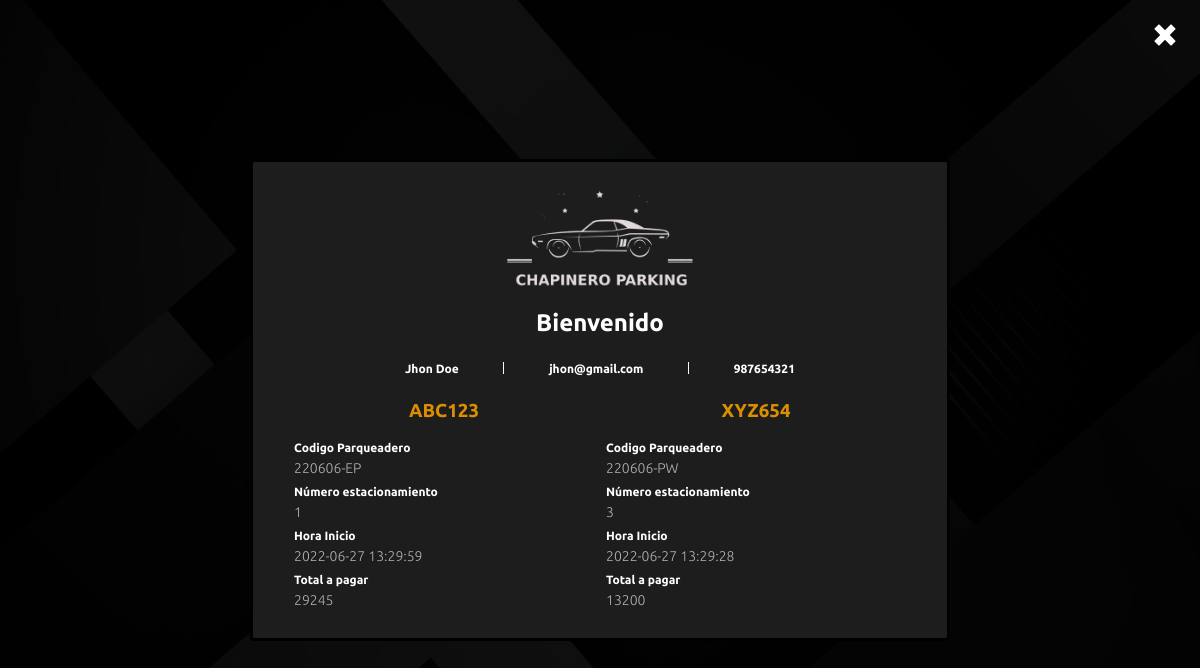
/user-info.php?identificacion=990756 (signed in), run on the app's committed database.
### tables this page shows
CREATE TABLE `usuarios` (
  `identificacion` varchar(100) NOT NULL,
  `nombre` varchar(100) DEFAULT NULL,
  `correo` varchar(100) DEFAULT NULL,
  `contrasena` varchar(100) DEFAULT NULL,
  `telefono` varchar(100) DEFAULT NULL,
  `tipo_usuario` varchar(100) DEFAULT NULL
);

CREATE TABLE `vehiculo` (
  `codigo_vehiculo` varchar(100) NOT NULL,
  `codigo_usuario` varchar(100) DEFAULT NULL,
  `tipo_vehiculo` varchar(100) DEFAULT NULL,
  `marca` varchar(100) DEFAULT NULL,
  `contrato_mensual` varchar(100) DEFAULT NULL
);

CREATE TABLE `estacionamiento` (
  `codigo_estacionamiento` varchar(100) NOT NULL,
  `codigo_piso` varchar(100) DEFAULT NULL,
  `codigo_parqueadero` varchar(100) DEFAULT NULL,
  `numero_estacionamiento` varchar(100) DEFAULT NULL,
  `tipo_vehiculo` varchar(100) DEFAULT NULL,
  `estado` varchar(100) DEFAULT NULL,
  `costo_minuto` varchar(100) DEFAULT NULL,
  `costo_hora` varchar(100) DEFAULT NULL,
  `costo_dia` varchar(100) DEFAULT NULL,
  `costo_mes` varchar(100) DEFAULT NULL,
  `hora_inicio` varchar(100) DEFAULT NULL,
  `codigo_vehiculo` varchar(100) DEFAULT NULL
);

### user-info.php (the view, shortened to what this page needs)
<?php
$codigoUsuario = $_GET['identificacion'];
include_once 'model/conexion.php';
$sentenciaUsuarios = $bd->prepare("select * from usuarios where identificacion = ?;");
$sentenciaUsuarios->execute([$codigoUsuario]);
$Usuarios = $sentenciaUsuarios->fetch(PDO::FETCH_OBJ);
?>
<?php
$sentenciaVehiculo  = $bd->prepare("select * from vehiculo where codigo_usuario = ?;");
$sentenciaVehiculo->execute([$codigoUsuario]);
$Vehiculo  = $sentenciaVehiculo->fetchAll(PDO::FETCH_OBJ);
?>
<!doctype html>
<html lang="es">
<head>
    <link rel="stylesheet" href="public/style/style.css?<?php echo rand(); ?>">
</head>
<body class="info-usuario-cp">
<a class="regresar" href="controller/login/cerrar.php"><img src="public/img/x.svg" alt="cerrar"></a>
    <section class="contenedor-info-user">
        <img class="logo" src="public/img/logo-chapinero-parking.png" alt="">
        <h2>Bienvenido</h2>
        <div class="datos-usuario">
            <p><?php echo $Usuarios->nombre; ?></p>
            <p><?php echo $Usuarios->correo; ?></p>
            <p><?php echo $Usuarios->telefono; ?></p>
        </div>
        <div class="vehiculos-for">
            <?php
                foreach ($Vehiculo as $datoVehiculo) {
                    $sentenciaEstacionamiento  = $bd->prepare("select * from estacionamiento where codigo_vehiculo = ?;");
                    $sentenciaEstacionamiento->execute([$datoVehiculo->codigo_vehiculo]);
                    $Estacionamiento  = $sentenciaEstacionamiento->fetch(PDO::FETCH_OBJ);
                    $fechaInicio = $Estacionamiento->hora_inicio;
                    $fechaFin = date('Y-m-d H:i:s', time());
                    $date1 = new DateTime($fechaInicio);
                    $date2 = new DateTime($fechaFin);
                    $diff = $date1->diff($date2);
                    $cobroMinuto = $diff->i;
                    $cobroHora = $diff->h;
                    $cobroDia = $diff->d;
                    $cobroEstacionamiento = ($cobroMinuto * $Estacionamiento->costo_minuto) + ($cobroHora * $Estacionamiento->costo_hora);
                    if (($cobroDia >= "1")) {
                        $cobroEstacionamiento = ($cobroDia * $Estacionamiento->costo_dia) + $cobroEstacionamiento;
                    }
            ?>
            <div class="un-vehiculo">
                <h3><?php echo $datoVehiculo->codigo_vehiculo; ?></h3>
                <label for="">Codigo Parqueadero</label>
                <p><?php echo $Estacionamiento->codigo_parqueadero; ?></p>
                <label for="">Número estacionamiento</label>
                <p><?php echo $Estacionamiento->numero_estacionamiento; ?></p>
                <label for="">Hora Inicio</label>
                <p><?php echo $Estacionamiento->hora_inicio; ?></p>
                <label for="">Total a pagar</label>
                <p><?php echo $cobroEstacionamiento; ?></p>
            </div>
            <?php
                }
            ?>
        </div>
    </section>
</body>
</html>

### public/style/style.css (style rules this page uses)
* { margin: 0; font-family: 'Ubuntu', sans-serif; color: #fff; }
body { background: url("../img/fondo-login.jpg") no-repeat center/cover; min-height: 100vh; }
body:before { content: ""; width: 100%; height: 100%; min-height: 100vh; position: absolute; background-color: rgba(0, 0, 0, 0.9); z-index: -1; top: 0; left: 0; }
body.info-usuario-cp { display: -webkit-box; display: -ms-flexbox; display: flex; -webkit-box-pack: center; -ms-flex-pack: center; justify-content: center; -webkit-box-align: center; -ms-flex-align: center; align-items: center; }
body.info-usuario-cp .contenedor-info-user { max-width: 700px; width: calc(100% - 30px); border: solid 3px #000; border-radius: 4px; background-color: #1d1d1d; margin: 15px; padding: 25px 35px; text-align: center; -webkit-box-sizing: border-box; box-sizing: border-box; }
body.info-usuario-cp .contenedor-info-user .logo { max-width: 200px; width: 100%; height: auto; display: -webkit-box; display: -ms-flexbox; display: flex; margin: 0 auto 10px; }
body.info-usuario-cp .contenedor-info-user h2 { font-weight: 700; margin-top: 15px; }
body.info-usuario-cp .contenedor-info-user .datos-usuario { display: -webkit-box; display: -ms-flexbox; display: flex; width: 100%; -webkit-box-pack: justify; -ms-flex-pack: justify; justify-content: space-between; margin: 25px auto 10px; max-width: 400px; }
body.info-usuario-cp .contenedor-info-user .datos-usuario p { color: #fff; font-size: 12px; padding: 0 5px; text-align: center; font-weight: 700; }
body.info-usuario-cp .contenedor-info-user .vehiculos-for { text-align: left; display: -webkit-box; display: -ms-flexbox; display: flex; -ms-flex-wrap: wrap; flex-wrap: wrap; -webkit-box-pack: justify; -ms-flex-pack: justify; justify-content: space-between; }
body.info-usuario-cp .contenedor-info-user .vehiculos-for .un-vehiculo { margin: 0 auto; width: 300px; }
body.info-usuario-cp .contenedor-info-user .vehiculos-for h3 { color: #da8f03; text-align: center; margin: 15px; }
body.info-usuario-cp .contenedor-info-user .vehiculos-for p { text-align: left; color: #b2b1b1; font-size: 14px; font-weight: 300; margin: 5px 0; }
body.info-usuario-cp .contenedor-info-user .vehiculos-for label { text-align: left; color: #fff; font-size: 12px; font-weight: 700; margin: 10px 0; }

### user-info.php (style rules this page uses)
.regresar { position: fixed; top: 20px; right: 20px; display: block; width: 30px; height: 30px; z-index: 10; }
.regresar img { width: 100%; height: 100%; -o-object-fit: cover; object-fit: cover; }

### data on the page
usuarios: nombre "Jhon Doe", correo "jhon@gmail.com", telefono "987654321"
vehiculo: codigo_vehiculo "ABC123", estacionamiento.codigo_parqueadero "220606-EP", estacionamiento.numero_estacionamiento "1", estacionamiento.hora_inicio "2022-06-27 13:29:59", cobroEstacionamiento "29245"
vehiculo: codigo_vehiculo "XYZ654", estacionamiento.codigo_parqueadero "220606-PW", estacionamiento.numero_estacionamiento "3", estacionamiento.hora_inicio "2022-06-27 13:29:28", cobroEstacionamiento "13200"
